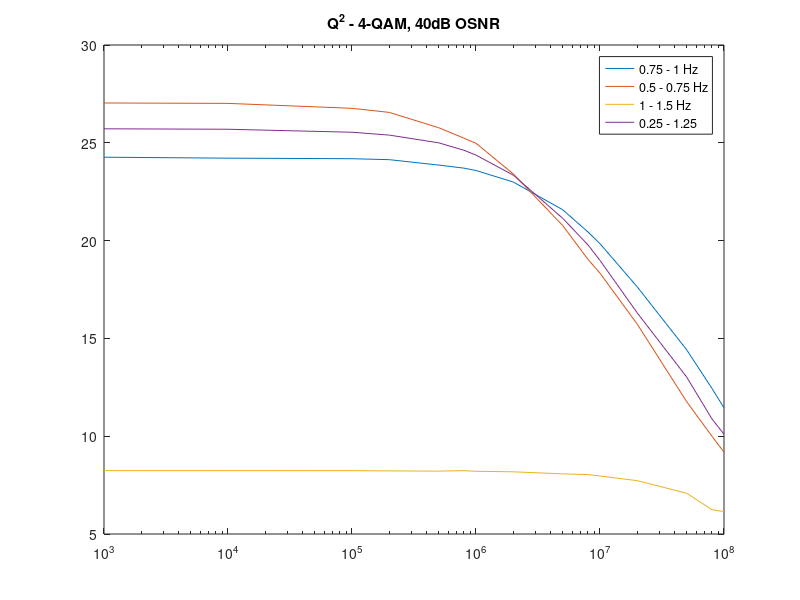
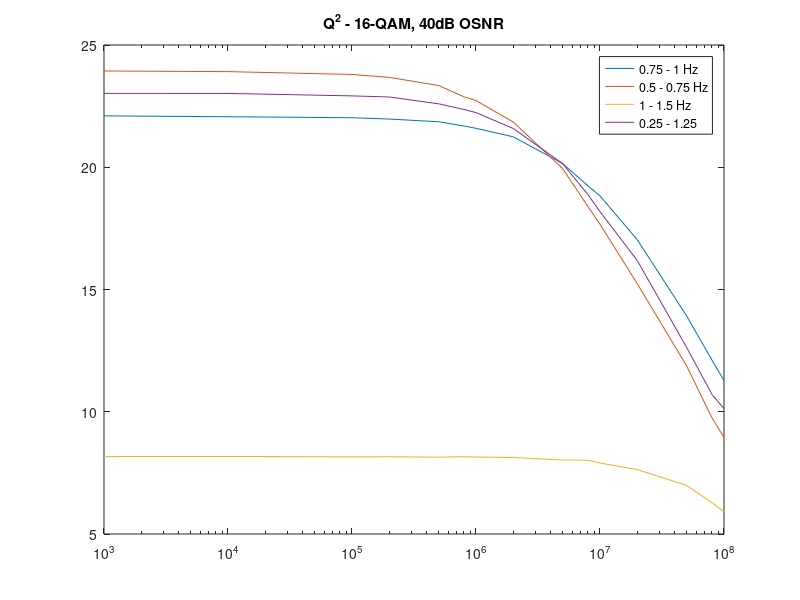
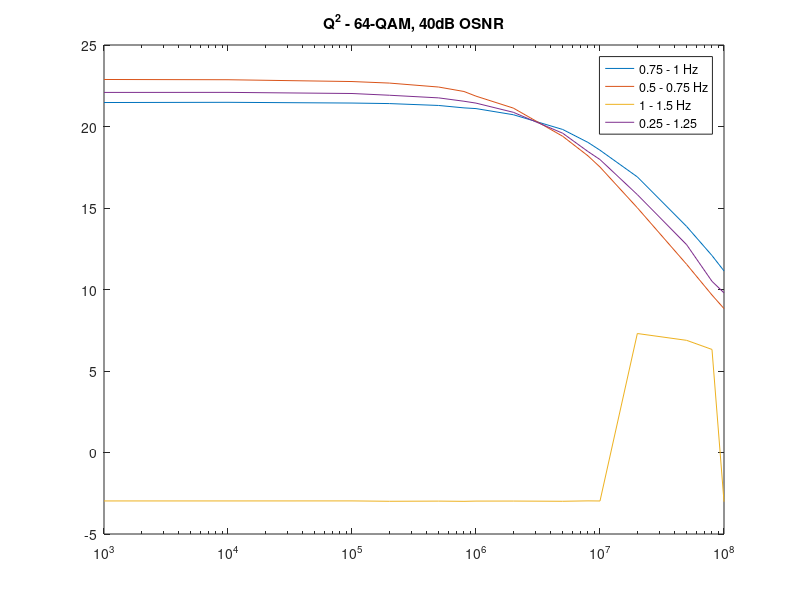

The MATLAB source for these figures, in order:
% compareing filter widths in phase recovery stage, using the 2 phase_comp
% algorithms together, with 40dB OSNR & OSNR Impair
close all; clear all; clc;

Laser = [1e3, 1e4, 1e5, 2e5, 5e5, 8e5, 1e6, 2e6, 5e6, 8e6, 1e7, 2e7, 5e7, 8e7, 1e8]; %[Hz]

%% 4-QAM
% filters implemented with pass/stop of 0.75/1 Hz across all linewidths
BER0751 = [0, 0, 0, 0, 0, 0, 0, 0, 0, 0, 0, 0, 0.00015263, 0.0014559, 0.0034988];
Q0751 = [24.2639, 24.2148, 24.1867, 24.1379, 23.8623, 23.7044, 23.5841, 22.9936, 21.5793, 20.4413, 19.842, 17.6293, 14.4173, 12.4406, 11.4519];

% filters implemented with pass/stop of 0.5/0.75 Hz across all linewidths
BER05075 = [0, 0, 0, 0, 0, 0, 0, 0, 0, 0, 0, 0, 0.0022895, 0.0075847, 0.013925];
Q05075 = [27.036, 27.0154, 26.7635, 26.5539, 25.772, 25.236, 24.9764, 23.4076, 20.7718, 19.0403, 18.3361, 15.7227, 11.765, 9.9953, 9.1861];

% filters implemented with pass/stop of 1/1.5 Hz across all linewidths
BER115 = [0.022402, 0.022531, 0.022155, 0.022284, 0.022672, 0.022566, 0.02293, 0.023259, 0.024057, 0.02475, 0.025666, 0.029165, 0.038064, 0.055253, 0.055182];
Q115 = [8.2402, 8.2393, 8.2387, 8.227, 8.2141, 8.239, 8.2069, 8.1798, 8.075, 8.0374, 7.9667, 7.7267, 7.0845, 6.2419, 6.1458];

% filters implemented with pass/stop 0.25/1.25 Hz across all linewidths
BER025125 = [0, 0, 0, 0, 0, 0, 0, 0, 0, 0, 0, 0, 0.00028178, 0.0046259, 0.0083243];
Q025125 = [25.7159, 25.6931, 25.5403, 25.3937, 24.9993, 24.6189, 24.3706, 23.3458, 21.1433, 19.779, 18.9869, 16.2984, 13.0255, 10.8793, 10.106];

% figure(1)
% loglog(Laser, BERwo, Laser, BERw, Laser(end-2:end), BERboth, Laser, BERwoO, Laser, BERbothO)
% title('BER - 4-QAM, 40dB OSNR')
% legend('Only PhaseComp', 'Only my algorithm', 'Both', 'Only PhaseComp - wo OSNRImpair', 'Both - wo OSNRImpair')
% legend('Location', 'best')

figure(2)
semilogx(Laser, Q0751, Laser, Q05075, Laser, Q115, Laser, Q025125)%, Laser, QbothO)
title('Q^2 - 4-QAM, 40dB OSNR')
legend('0.75 - 1 Hz', '0.5 - 0.75 Hz', '1 - 1.5 Hz', '0.25 - 1.25')%, 'Both - wo OSNRImpair')
legend('Location', 'best')

%% 16-QAM
% filters implemented with pass/stop of 0.75/1 Hz across all linewidths
BER0751 = [0, 0, 0, 0, 1.7611e-05, 0, 5.8705e-06, 2.9352e-05, 8.2187e-05, 0.00037571, 0.00061053, 0.003446, 0.018398, 0.03443, 0.043706];
Q0751 = [22.1024, 22.0659, 22.0258, 21.9706, 21.861, 21.6876, 21.5927, 21.2437, 20.1524, 19.2386, 18.8309, 17.0311, 13.9157, 12.1114, 11.2764];

% filters implemented with pass/stop of 0.5/0.75 Hz across all linewidths
BER05075 = [0, 0, 0, 0, 0, 0, 0, 0, 0.00013502, 0.00082187, 0.0021134, 0.010402, 0.03824, 0.066524, 0.078236];
Q05075 = [23.9371, 23.9118, 23.7948, 23.676, 23.3421, 22.8817, 22.7282, 21.8475, 19.9448, 18.3904, 17.6679, 15.2337, 11.8709, 9.7491, 8.9484];

% filters implemented with pass/stop of 1/1.5 Hz across all linewidths
BER115 = [0.091444, 0.091585, 0.091932, 0.091632, 0.092119, 0.091844, 0.092319, 0.092102, 0.094016, 0.093916, 0.096792, 0.10016, 0.11324, 0.12559, 0.13334];
Q115 = [8.1663, 8.1712, 8.1545, 8.159, 8.1412, 8.1615, 8.1477, 8.1303, 8.0265, 8.02, 7.9028, 7.6341, 6.9852, 6.2817, 5.908];

% filters implemented with pass/stop 0.25/1.25 Hz across all linewidths
BER025125 = [0, 0, 0, 0, 0, 0, 0, 5.8705e-06, 3.5223e-05, 0.00047551, 0.0010156, 0.0054948, 0.02947, 0.052488, 0.060519];
Q025125 = [23.0217, 23.0198, 22.9194, 22.8732, 22.5944, 22.3645, 22.2356, 21.5834, 20.1453, 18.8811, 18.1851, 16.1807, 12.6299, 10.7061, 10.1267];

% figure(3)
% loglog(Laser, BERwo, Laser, BERw, Laser, BERboth, Laser, BERwoO, Laser, BERbothO)
% title('BER - 4-QAM, 40dB OSNR')
% legend('Only PhaseComp', 'Only my algorithm', 'Both', 'Only PhaseComp - wo OSNRImpair', 'Both - wo OSNRImpair')
% legend('Location', 'best')

figure(4)
semilogx(Laser, Q0751, Laser, Q05075, Laser, Q115, Laser, Q025125)%, Laser, QbothO)
title('Q^2 - 16-QAM, 40dB OSNR')
legend('0.75 - 1 Hz', '0.5 - 0.75 Hz', '1 - 1.5 Hz', '0.25 - 1.25')%, 'Both - wo OSNRImpair')
legend('Location', 'best')

%% 64-QAM
% filters implemented with pass/stop of 0.75/1 Hz across all linewidths
BER0751 = [0.0034714, 0.0033383, 0.0036162, 0.0037454, 0.0040389, 0.0046807, 0.004802, 0.0064223, 0.01171, 0.01695, 0.020641, 0.035689, 0.069988, 0.096225, 0.11071];
Q0751 = [21.4713, 21.4841, 21.4391, 21.4067, 21.2906, 21.1429, 21.0989, 20.7229, 19.8184, 19.0245, 18.5451, 16.9087, 13.8657, 12.084, 11.1393];

% filters implemented with pass/stop of 0.5/0.75 Hz across all linewidths
BER05075 = [0.0008884, 0.00092753, 0.0010332, 0.0011506, 0.0015107, 0.0020077, 0.0027161, 0.004939, 0.014434, 0.023877, 0.02963, 0.056998, 0.10541, 0.13852, 0.15423];
Q05075 = [22.8845, 22.8694, 22.7583, 22.6646, 22.4209, 22.148, 21.862, 21.1296, 19.4012, 18.1993, 17.5121, 15.0143, 11.5409, 9.6617, 8.8294];

% filters implemented with pass/stop of 1/1.5 Hz across all linewidths
BER115 = [0.49775, 0.49753, 0.49734, 0.49726, 0.49784, 0.4975, 0.4982, 0.49813, 0.49613, 0.49645, 0.49636, 0.18842, 0.19473, 0.20544, 0.49716];
Q115 = [-2.9719, -2.9714, -2.9696, -2.9915, -2.9814, -2.9949, -2.9802, -2.9786, -2.9912, -2.9675, -2.9738, 7.2996, 6.8807, 6.3226, -3.0185];

% filters implemented with pass/stop 0.25/1.25 Hz across all linewidths
BER025125 = [0.0017925, 0.001812, 0.0018394, 0.0021721, 0.002493, 0.003037, 0.0032836, 0.00535, 0.012665, 0.021462, 0.025595, 0.047336, 0.088038, 0.12218, 0.13443];
Q025125 = [22.0911, 22.0939, 22.0246, 21.9181, 21.756, 21.5497, 21.435, 20.8714, 19.5887, 18.4648, 17.971, 15.8225, 12.7458, 10.5028, 9.7944];

% figure(3)
% loglog(Laser, BERwo, Laser, BERw, Laser, BERboth, Laser, BERwoO, Laser, BERbothO)
% title('BER - 4-QAM, 40dB OSNR')
% legend('Only PhaseComp', 'Only my algorithm', 'Both', 'Only PhaseComp - wo OSNRImpair', 'Both - wo OSNRImpair')
% legend('Location', 'best')

figure(6)
semilogx(Laser, Q0751, Laser, Q05075, Laser, Q115, Laser, Q025125)%, Laser, QbothO)
title('Q^2 - 64-QAM, 40dB OSNR')
legend('0.75 - 1 Hz', '0.5 - 0.75 Hz', '1 - 1.5 Hz', '0.25 - 1.25')%, 'Both - wo OSNRImpair')
legend('Location', 'best')